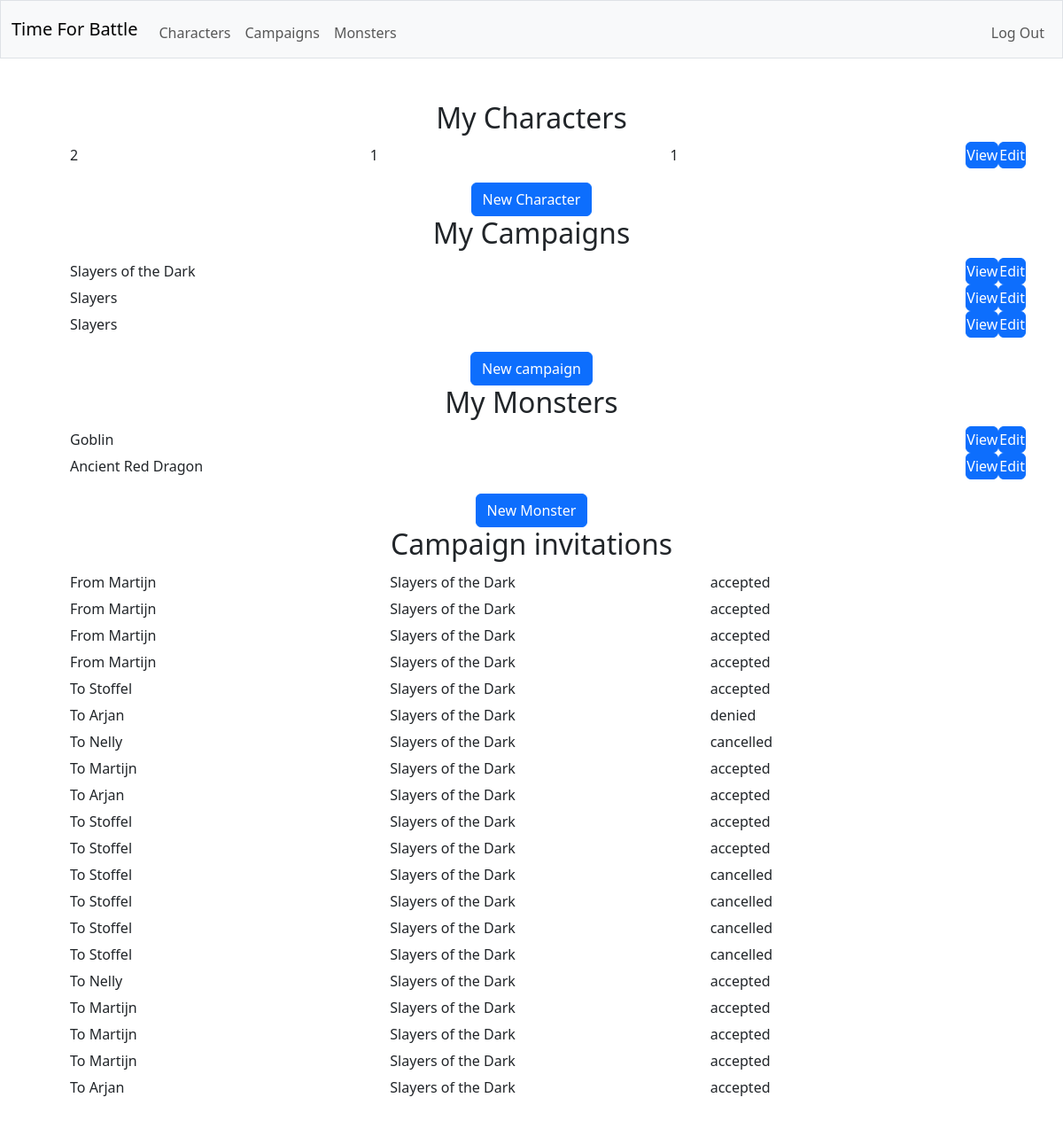
The page / (signed in) on the database its author committed.
### tables this page shows
CREATE TABLE "campaigns" (id INTEGER PRIMARY KEY AUTOINCREMENT NOT NULL, dm_id INTEGER NOT NULL, name TEXT NOT NULL, description TEXT, FOREIGN KEY (dm_id) REFERENCES users(id));

CREATE TABLE monsters (creature_id INTEGER NOT NULL, type TEXT NOT NULL, challenge_rating TEXT NOT NULL, vulnerabilities TEXT NOT NULL, resistances TEXT NOT NULL, immunities TEXT NOT NULL, actions TEXT NOT NULL, bonus_actions TEXT NOT NULL, reactions TEXT NOT NULL, legendary_actions TEXT NOT NULL, FOREIGN KEY (creature_id) REFERENCES creatures(id));

CREATE TABLE creatures (id INTEGER PRIMARY KEY NOT NULL, user_id INTEGER NOT NULL, is_player INTEGER NOT NULL, name TEXT NOT NULL, size TEXT NOT NULL, alignment TEXT NOT NULL, armor_class TEXT NOT NULL, max_hitpoints INTEGER NOT NULL, initiative_bonus INTEGER NOT NULL, speed TEXT NOT NULL, strength INTEGER NOT NULL, dexterity INTEGER NOT NULL, constitution INTEGER NOT NULL, intelligence INTEGER NOT NULL, wisdom INTEGER NOT NULL, charisma INTEGER NOT NULL, strength_save_bonus INTEGER NOT NULL, dexterity_save_bonus INTEGER NOT NULL, constitution_save_bonus INTEGER NOT NULL, intelligence_save_bonus INTEGER NOT NULL, wisdom_save_bonus INTEGER NOT NULL, charisma_save_bonus INTEGER NOT NULL, skills TEXT NOT NULL, senses TEXT NOT NULL, languages TEXT NOT NULL, traits TEXT NOT NULL, FOREIGN KEY (user_id) REFERENCES users(id));

CREATE TABLE invitations (id INTEGER PRIMARY KEY AUTOINCREMENT NOT NULL, campaign_id INTEGER NOT NULL, user_id INTEGER NOT NULL, status TEXT NOT NULL, FOREIGN KEY (campaign_id) REFERENCES "campaigns"(id), FOREIGN KEY (user_id) REFERENCES users(id));

CREATE TABLE users (id INTEGER PRIMARY KEY AUTOINCREMENT NOT NULL, username TEXT NOT NULL, hash TEXT NOT NULL);

### app.py (the view)
@app.route("/")
@login_required
def index():
    with sqlite3.connect(database) as conn:
        conn.row_factory = sqlite3.Row
        cur = conn.cursor()
        cur.execute(
            "SELECT * FROM creatures JOIN characters ON id = characters.creature_id WHERE is_player = ? and user_id = ?",
            (1, session["user_id"])
        )
        characters = [dict(row) for row in cur.fetchall()]
    with sqlite3.connect(database) as conn:
        conn.row_factory = sqlite3.Row
        cur = conn.cursor()
        cur.execute(
            "SELECT DISTINCT campaigns.id, campaigns.dm_id, campaigns.name FROM campaigns LEFT JOIN players ON campaigns.id = players.campaign_id LEFT JOIN creatures ON players.creature_id = creatures.id WHERE campaigns.dm_id = ? OR creatures.user_id = ?",
            (session["user_id"], session["user_id"])
        )
        campaigns = [dict(row) for row in cur.fetchall()]
    with sqlite3.connect(database) as conn:
        conn.row_factory = sqlite3.Row
        cur = conn.cursor()
        cur.execute(
            "SELECT * FROM creatures JOIN monsters ON id = monsters.creature_id WHERE is_player = ? and user_id = ?",
            (0, session["user_id"])
        )
        monsters = [dict(row) for row in cur.fetchall()]
    with sqlite3.connect(database) as conn:
        conn.row_factory = sqlite3.Row
        cur = conn.cursor()
        cur.execute(
            "SELECT * FROM invitations JOIN campaigns ON invitations.campaign_id = campaigns.id JOIN users ON campaigns.dm_id = users.id WHERE user_id = ?",
            (session["user_id"],)
        )
        received_invitations = [dict(row) for row in cur.fetchall()]
    with sqlite3.connect(database) as conn:
        conn.row_factory = sqlite3.Row
        cur = conn.cursor()
        cur.execute(
            "SELECT * FROM invitations JOIN campaigns ON invitations.campaign_id = campaigns.id JOIN users ON invitations.user_id = users.id WHERE campaigns.dm_id = ?",
            (session["user_id"],)
        )
        sent_invitations = [dict(row) for row in cur.fetchall()]
    return render_template("index.html", user=session["user_id"], characters=characters, campaigns=campaigns, monsters=monsters, received_invitations=received_invitations, sent_invitations=sent_invitations)

### helpers.py (called while the page is built)
def login_required(f):
    @wraps(f)
    def decorated_function(*args, **kwargs):
        if session.get("user_id") is None:
            return redirect("/login")
        return f(*args, **kwargs)
    return decorated_function

### templates/index.html (shortened to what this page needs)
{% extends "layout.html" %}
{% block main %}
    <h2>My Characters</h2>
    <ul class="formtable">
        {% for character in characters %}
            <li>
                <label>{{ character.name }}</label>
                <label>{{ character.species }}</label>
                <label>{{ character.class }}</label>
                <form action="/character/{{ character.creature_id }}" method="get">
                    <button class="btn btn-primary" type="submit">View</button>
                </form>
                <form action="/character/{{ character.creature_id }}/edit" method="get">
                    <button class="btn btn-primary" type="submit">Edit</button>
                </form>
            </li>
        {% endfor %}
    </ul>
    <form action="/character/new/edit" method="get">
        <button class="btn btn-primary" type="submit">New Character</button>
    </form>
    <h2>My Campaigns</h2>
    <ul class="formtable">
        {% for campaign in campaigns %}
            <li>
                <label>{{ campaign.name }}</label>
                <form action="/campaign/{{ campaign.id }}" method="get">
                    <button class="btn btn-primary" type="submit">View</button>
                </form>
                {% if campaign.dm_id == user %}
                <form action="/campaign/{{ campaign.id }}/edit" method="get">
                    <button class="btn btn-primary" type="submit">Edit</button>
                </form>
                {% endif %}
            </li>
        {% endfor %}
    </ul>
    <form action="/campaign/new/edit" method="get">
        <button class="btn btn-primary" type="submit">New campaign</button>
    </form>
    <h2>My Monsters</h2>
    <ul class="formtable">
        {% for monster in monsters %}
            <li>
                <label>{{ monster.name }}</label>
                <label>{{ monster.species }}</label>
                <label>{{ monster.class }}</label>
                <form action="/monster/{{ monster.creature_id }}" method="get">
                    <button class="btn btn-primary" type="submit">View</button>
                </form>
                <form action="/monster/{{ monster.creature_id }}/edit" method="get">
                    <button class="btn btn-primary" type="submit">Edit</button>
                </form>
            </li>
        {% endfor %}
    </ul>
    <form action="/monster/new/edit" method="get">
        <button class="btn btn-primary" type="submit">New Monster</button>
    </form>
    <h2>Campaign invitations</h2>
    <ul class="formtable">
        {% for received_invitation in received_invitations %}
                <li>
                    <label>From {{ received_invitation.username }}</label>
                    <label>{{ received_invitation.name }}</label>
                    <label>{{ received_invitation.status }}</label>
                </li>
            {% endfor %}
            {% for sent_invitation in sent_invitations %}
                <li>
                    <label>To {{ sent_invitation.username }}</label>
                    <label>{{ sent_invitation.name }}</label>
                    <label>{{ sent_invitation.status }}</label>
                </li>
            {% endfor %}
    </ul>
{% endblock %}

### static/styles.css (style rules this page uses)
.formtable li { display: flex; padding: 0px; width: 100%; min-height: 30px; }
.formtable label { text-align: left; display: flex; align-items: center; width: 100%; height: 100%; padding: 0px 5px 0px 5px; min-height: 30px; }
.formtable button { width: 100%; height: 100%; padding: 0px; min-height: 30px; }

### rows shown on the page
campaigns: name "Slayers of the Dark"
campaigns: name "Slayers"
campaigns: name "Slayers"
monsters: name "Goblin"
monsters: name "Ancient Red Dragon"
invitations: username "Martijn", name "Slayers of the Dark", status "accepted"
invitations: username "Martijn", name "Slayers of the Dark", status "accepted"
invitations: username "Martijn", name "Slayers of the Dark", status "accepted"
invitations: username "Martijn", name "Slayers of the Dark", status "accepted"
invitations: username "Stoffel", name "Slayers of the Dark", status "accepted"
invitations: username "Arjan", name "Slayers of the Dark", status "denied"
invitations: username "Nelly", name "Slayers of the Dark", status "cancelled"
invitations: username "Arjan", name "Slayers of the Dark", status "accepted"
invitations: username "Stoffel", name "Slayers of the Dark", status "accepted"
invitations: username "Stoffel", name "Slayers of the Dark", status "accepted"
invitations: username "Stoffel", name "Slayers of the Dark", status "cancelled"
invitations: username "Stoffel", name "Slayers of the Dark", status "cancelled"
invitations: username "Stoffel", name "Slayers of the Dark", status "cancelled"
invitations: username "Stoffel", name "Slayers of the Dark", status "cancelled"
invitations: username "Nelly", name "Slayers of the Dark", status "accepted"
invitations: username "Arjan", name "Slayers of the Dark", status "accepted"

### other values the page prints
{{ character.name }} "2"
{{ character.species }} "1"
{{ character.class }} "1"
